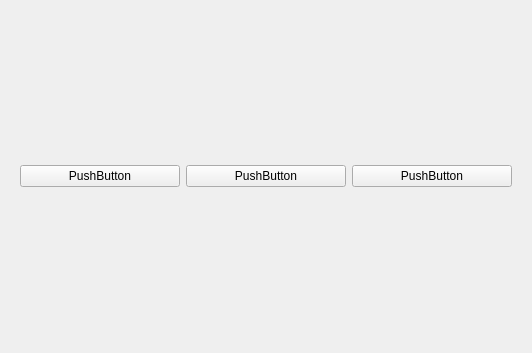
<?xml version="1.0" encoding="UTF-8"?>
<ui version="4.0">
 <class>propiedad</class>
 <widget class="QWidget" name="propiedad">
  <property name="geometry">
   <rect>
    <x>0</x>
    <y>0</y>
    <width>532</width>
    <height>353</height>
   </rect>
  </property>
  <property name="minimumSize">
   <size>
    <width>300</width>
    <height>300</height>
   </size>
  </property>
  <property name="windowTitle">
   <string>Form</string>
  </property>
  <layout class="QHBoxLayout" name="horizontalLayout">
   <item>
    <widget class="QWidget" name="widget" native="true">
     <property name="minimumSize">
      <size>
       <width>300</width>
       <height>300</height>
      </size>
     </property>
     <layout class="QHBoxLayout" name="horizontalLayout_2">
      <item>
       <widget class="QPushButton" name="pushButton_2">
        <property name="text">
         <string>PushButton</string>
        </property>
       </widget>
      </item>
      <item>
       <widget class="QPushButton" name="pushButton_3">
        <property name="text">
         <string>PushButton</string>
        </property>
       </widget>
      </item>
      <item>
       <widget class="QPushButton" name="pushButton">
        <property name="text">
         <string>PushButton</string>
        </property>
       </widget>
      </item>
     </layout>
    </widget>
   </item>
  </layout>
 </widget>
 <resources/>
 <connections/>
</ui>
